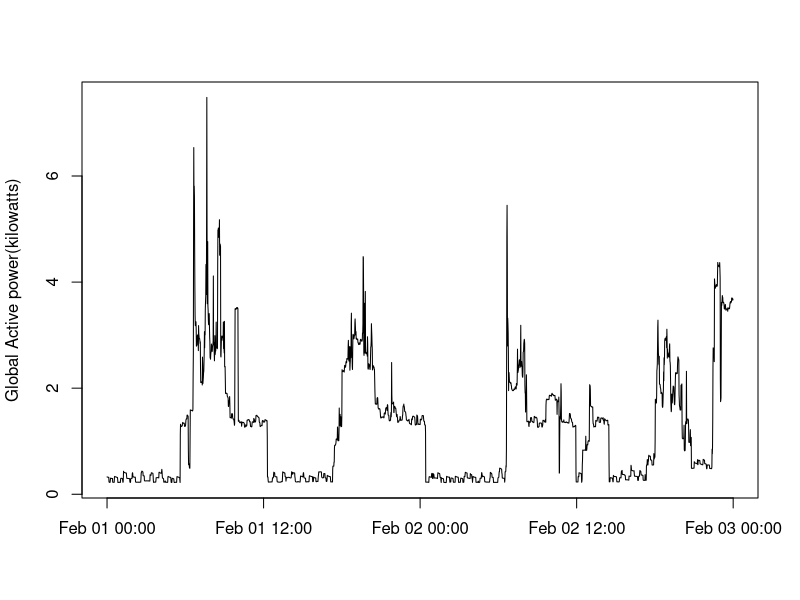

Here is the R script that generated this plot:
# Data has been cleaned by clean.R
# See repo for what happened in the script :) 

library(data.table)

# read small Data set
dt <-fread("workingData.csv")

# for some reason, when i clean the data, Itime type do NOT save to the file
# i have t changet the time col to Itime when i run the code. 
# Maybe you know! 

dt[, ("Time") := lapply(.SD, as.ITime), .SDcols = "Time"]

# combine the Date and Time to a DatenTime variable, then add to the data table
dnt <- as.POSIXct(paste(dt$Date,dt$Time), format = "%Y-%m-%d %H:%M:%S")
dt$DnT <- dnt

# plotting with line 
with(dt, plot(DnT,Global_active_power,type = "l",
              ylab = "Global Active power(kilowatts)",
              xlab = ""))

# copy to file
dev.copy(png,"plot2.png")
dev.off()
